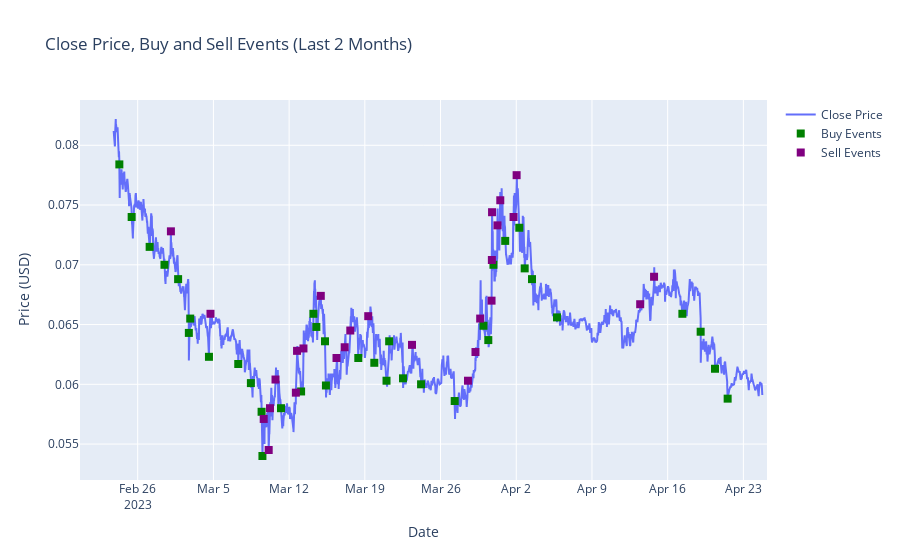

The cell this chart's notebook holds for it:
### Markdown cell above
Now that we have extracted event timepoints and the sides to bet on, we can see our primary model take shape.
**Time to visualize it..**

### Code cell
# Calculate the timestamp for 2 months prior to the last available data point
last_timestamp = dollar_bars['datetime'].max()
two_months_ago = last_timestamp - timedelta(days=60)

# Filter dollar_bars and trading_events_close for data from the last 2 months
dollar_bars_last_2_months = dollar_bars[dollar_bars['datetime'] > two_months_ago]
trading_events_close_last_2_months = trading_events[trading_events['datetime'] > two_months_ago]

# Create a subplot with the 'close' column in dollar_bars_last_2_months
fig = go.Figure()
fig.add_trace(go.Scatter(x=dollar_bars_last_2_months['datetime'], y=dollar_bars_last_2_months['close'], name='Close Price'))

# Add the buy events as green squares on the plot
buy_events = trading_events_close_last_2_months[trading_events_close_last_2_months['side'] == 1]
fig.add_trace(go.Scatter(x=buy_events['datetime'], y=buy_events['close'], mode='markers', marker=dict(symbol='square', size=8, color='green'), name='Buy Events'))

# Add the sell events as violet squares on the plot
sell_events = trading_events_close_last_2_months[trading_events_close_last_2_months['side'] == -1]
fig.add_trace(go.Scatter(x=sell_events['datetime'], y=sell_events['close'], mode='markers', marker=dict(symbol='square', size=8, color='purple'), name='Sell Events'))

# Update layout
fig.update_layout(title='Close Price, Buy and Sell Events (Last 2 Months)', xaxis_title='Date', yaxis_title='Price (USD)', showlegend=True)

# Display the plot
fig.show()

### Figure 1 — Plotly figure (JSON) as saved in the notebook; plotly's stock layout.template omitted (floating-point values rounded to 4 significant figures; data arrays with more than 128 entries replaced by an {"elided": "..."} marker saying what was removed)
{"data": [{"name": "Close Price", "type": "scatter", "x": {"elided": "4454 str values"}, "y": {"elided": "4454 float values"}}, {"marker": {"color": "green", "size": 8, "symbol": "square"}, "mode": "markers", "name": "Buy Events", "type": "scatter", "x": ["2023-02-24T07:17:00", "2023-02-25T10:36:00", "2023-02-27T02:31:00", "2023-02-28T11:24:00", "2023-03-01T17:41:00", "2023-03-02T17:30:00", "2023-03-02T20:34:00", "2023-03-04T14:07:00", "2023-03-07T07:07:00", "2023-03-08T11:10:00", "2023-03-09T10:53:00", "2023-03-09T12:47:00", "2023-03-11T06:01:00", "2023-03-13T02:35:00", "2023-03-14T05:48:00", "2023-03-14T12:27:00", "2023-03-15T07:34:00", "2023-03-15T09:41:00", "2023-03-18T09:30:00", "2023-03-19T21:02:00", "2023-03-21T00:08:00", "2023-03-21T06:00:00", "2023-03-22T12:44:00", "2023-03-24T04:47:00", "2023-03-27T07:25:00", "2023-03-29T23:15:00", "2023-03-30T09:59:00", "2023-03-30T21:26:00", "2023-03-31T23:30:00", "2023-04-02T06:43:00", "2023-04-02T18:43:00", "2023-04-03T10:57:00", "2023-04-05T18:23:00", "2023-04-17T08:38:00", "2023-04-19T01:11:00", "2023-04-20T09:03:00", "2023-04-21T13:05:00"], "y": [0.0784, 0.074, 0.0715, 0.07, 0.0688, 0.0643, 0.0655, 0.0623, 0.0617, 0.0601, 0.0577, 0.054, 0.058, 0.0594, 0.0659, 0.0648, 0.0636, 0.0599, 0.0622, 0.0618, 0.0603, 0.0636, 0.0605, 0.06, 0.0586, 0.0649, 0.0637, 0.07, 0.072, 0.0731, 0.0697, 0.0688, 0.0656, 0.0659, 0.0644, 0.0613, 0.0588]}, {"marker": {"color": "purple", "size": 8, "symbol": "square"}, "mode": "markers", "name": "Sell Events", "type": "scatter", "x": ["2023-03-01T01:41:00", "2023-03-04T17:30:00", "2023-03-09T15:37:00", "2023-03-10T02:41:00", "2023-03-10T05:34:00", "2023-03-10T17:48:00", "2023-03-12T14:59:00", "2023-03-12T17:36:00", "2023-03-13T07:49:00", "2023-03-14T22:16:00", "2023-03-16T09:09:00", "2023-03-17T03:17:00", "2023-03-17T15:44:00", "2023-03-19T07:33:00", "2023-03-23T08:37:00", "2023-03-28T12:52:00", "2023-03-29T05:32:00", "2023-03-29T15:57:00", "2023-03-30T17:10:00", "2023-03-30T17:54:00", "2023-03-30T18:17:00", "2023-03-31T06:21:00", "2023-03-31T12:33:00", "2023-04-01T17:59:00", "2023-04-02T00:49:00", "2023-04-13T10:59:00", "2023-04-14T17:47:00"], "y": [0.0728, 0.0659, 0.0571, 0.0545, 0.058, 0.0604, 0.0593, 0.0628, 0.063, 0.0674, 0.0622, 0.0631, 0.0645, 0.0657, 0.0633, 0.0603, 0.0627, 0.0655, 0.067, 0.0704, 0.0744, 0.0733, 0.0754, 0.074, 0.0775, 0.0667, 0.069]}], "layout": {"showlegend": true, "title": {"text": "Close Price, Buy and Sell Events (Last 2 Months)"}, "xaxis": {"title": {"text": "Date"}}, "yaxis": {"title": {"text": "Price (USD)"}}}}
